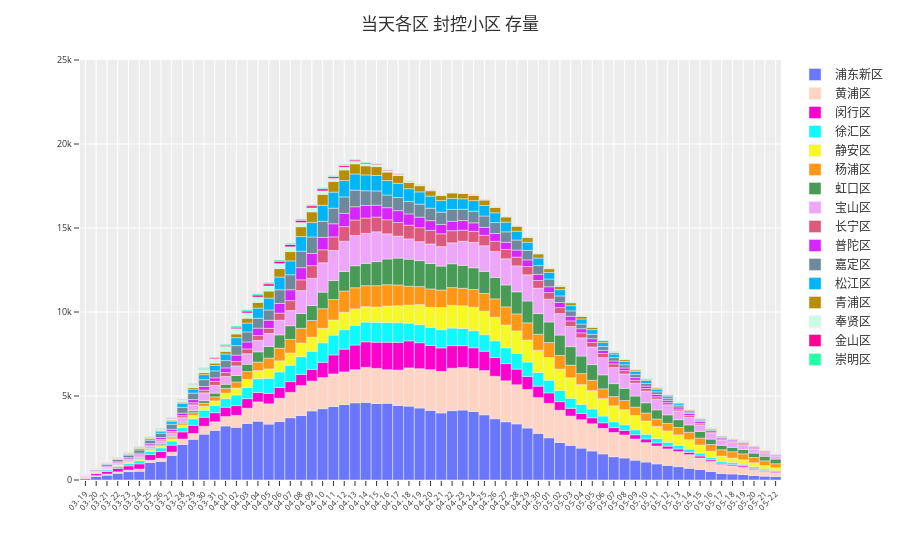

This figure's notebook cell:
### Markdown cell above
## 当天各区 封控小区 存量

### Code cell
df = df_fk_locqty

fig = px.bar(df, x="Date", y="LocQty", color="District", color_discrete_sequence=px.colors.qualitative.Light24[2:],
             category_orders={'District': DISTRICT_ORDER})

fig.update_xaxes(dtick="D1", tickformat="%m-%d", tickangle=-45, tickfont=dict(size=8), title='')
fig.update_yaxes(tickfont=dict(size=9), title='')
fig.update_layout(bargap=0, barmode='relative')
fig.update_layout(title="当天各区 封控小区 存量")
fig.update_layout(yaxis_range=[0, 25000])
fig.update_layout(template="ggplot2")
fig.update_layout(legend={'title_text': ''})

fig.show()
